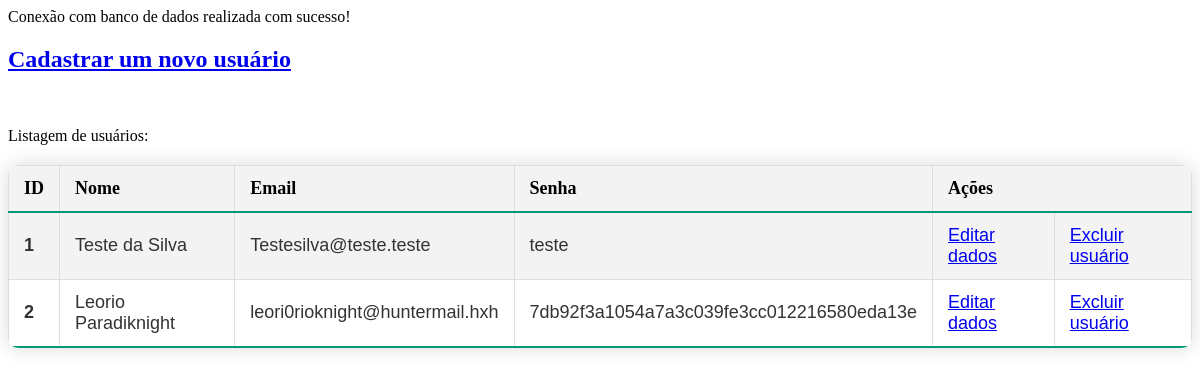
Before: / with the older database file.
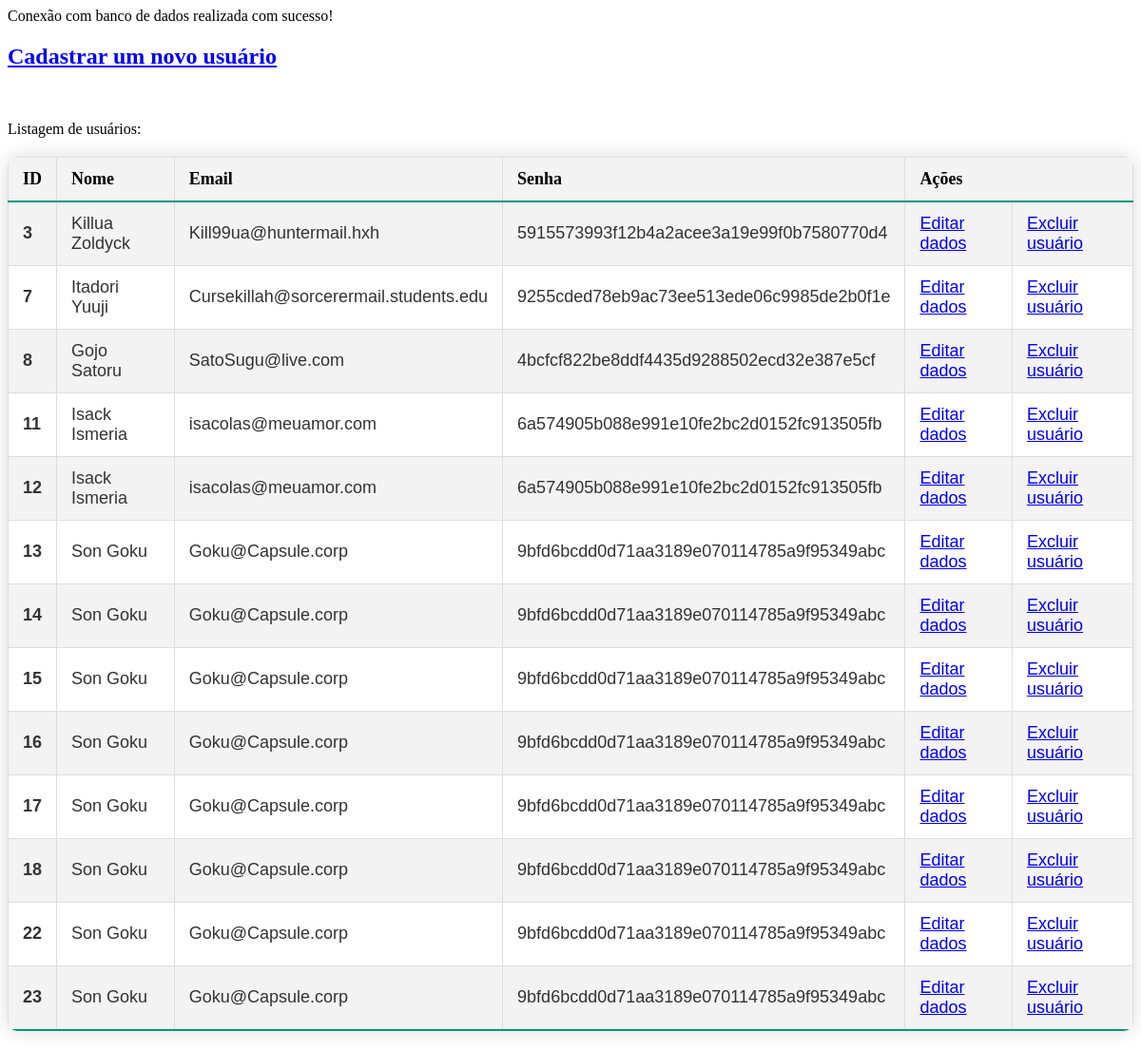
After: the same page with the newer database file.
### tables this page shows
CREATE TABLE "usuarios"
(
    id    integer
        constraint usuarios_pk
            primary key autoincrement,
    nome  varchar(255),
    email varchar(255),
    senha text
);

### Usuarios.php (called while the page is built, shortened)
<?php
class Usuarios
{
    private PDO $pdo;
    public function __construct($pdo)
    {
        $this->pdo = $pdo;
    }
    public function listarTodos()
    {
        $sql = "SELECT * FROM usuarios";
        $stmt = $this->pdo->prepare($sql);
        $stmt->execute();
        return $stmt->fetchAll(PDO::FETCH_ASSOC);
    }
}

### index.php (the view, shortened to what this page needs)
<?php
require_once ("connect.php");
require_once("Usuarios.php");
$usuario = new Usuarios($pdo);
$lista = $usuario->listarTodos();
?>
<!doctype html>
<html lang="pt-BR">
<head>
    <link rel="stylesheet" href="tabelaestilo.css">
</head>
<body>
<main>
    <h2><a href="formcadastro.php">Cadastrar um novo usuário</a></h2><br>
</main>
<p>Listagem de usuários:</p>
<table>
    <tr>
        <th><strong>ID</strong></th>
        <th>Nome</th>
        <th>Email</th>
        <th>Senha</th>
        <th colspan="2">Ações</th>
    </tr>
    <tbody>
    <?php foreach ($lista as $user):?>
    <tr>
        <td><strong><?= $user ['id']?></strong></td>
        <td><?= $user['nome'] ?></td>
        <td><?= $user['email'] ?></td>
        <td><?= $user['senha'] ?></td>
        <td>
            <a href="editardados.php?id=<?= $user['id']; ?>">Editar dados</a>
        </td>
        <td>
            <a href="excluirdados.php?id=<?= $user['id']; ?>">Excluir usuário</a>
        </td>
    </tr>
    <?php endforeach;?>
    </tbody>
</table>
</body>
</html>

### tabelaestilo.css (style rules this page uses)
table { width: 100%; border-collapse: collapse; margin: 20px 0; font-size: 18px; text-align: left; border-radius: 10px; overflow: hidden; box-shadow: 0 0 20px rgba(0, 0, 0, 0.15); }
th, td { padding: 12px 15px; border: 1px solid #ddd; }
tbody tr { border-bottom: 1px solid #dddddd; }
tbody tr:nth-of-type(odd) { background-color: #f3f3f3; }
tbody tr:last-of-type { border-bottom: 2px solid #009879; }
td { font-family: 'Arial', sans-serif; color: #333333; }

Changed rows visible on the page:
removed usuarios: id "1", nome "Teste da Silva", email "Testesilva@teste.teste", senha "teste"
removed usuarios: id "2", nome "Leorio Paradiknight", email "leori0rioknight@huntermail.hxh", senha "7db92f3a1054a7a3c039fe3cc012216580eda13e"
added usuarios: id "3", nome "Killua Zoldyck", email "Kill99ua@huntermail.hxh", senha "5915573993f12b4a2acee3a19e99f0b7580770d4"
added usuarios: id "7", nome "Itadori Yuuji", email "Cursekillah@sorcerermail.students.edu", senha "9255cded78eb9ac73ee513ede06c9985de2b0f1e"
added usuarios: id "8", nome "Gojo Satoru", email "SatoSugu@live.com", senha "4bcfcf822be8ddf4435d9288502ecd32e387e5cf"
added usuarios: id "11", nome "Isack Ismeria", email "isacolas@meuamor.com", senha "6a574905b088e991e10fe2bc2d0152fc913505fb"
added usuarios: id "12", nome "Isack Ismeria", email "isacolas@meuamor.com", senha "6a574905b088e991e10fe2bc2d0152fc913505fb"
added usuarios: id "13", nome "Son Goku", email "Goku@Capsule.corp", senha "9bfd6bcdd0d71aa3189e070114785a9f95349abc"
added usuarios: id "14", nome "Son Goku", email "Goku@Capsule.corp", senha "9bfd6bcdd0d71aa3189e070114785a9f95349abc"
added usuarios: id "15", nome "Son Goku", email "Goku@Capsule.corp", senha "9bfd6bcdd0d71aa3189e070114785a9f95349abc"
added usuarios: id "16", nome "Son Goku", email "Goku@Capsule.corp", senha "9bfd6bcdd0d71aa3189e070114785a9f95349abc"
added usuarios: id "17", nome "Son Goku", email "Goku@Capsule.corp", senha "9bfd6bcdd0d71aa3189e070114785a9f95349abc"
added usuarios: id "18", nome "Son Goku", email "Goku@Capsule.corp", senha "9bfd6bcdd0d71aa3189e070114785a9f95349abc"
added usuarios: id "22", nome "Son Goku", email "Goku@Capsule.corp", senha "9bfd6bcdd0d71aa3189e070114785a9f95349abc"
added usuarios: id "23", nome "Son Goku", email "Goku@Capsule.corp", senha "9bfd6bcdd0d71aa3189e070114785a9f95349abc"
